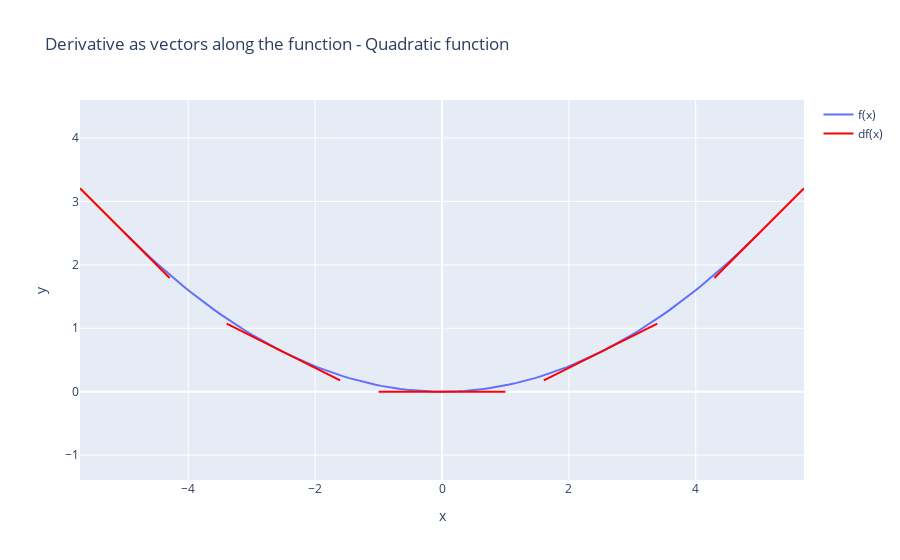

Notebook code for this chart:
### Code cell
np.random.seed(0)

def f(x):
    return (x ** 2) * 0.1

def df(x): # derivata di f
    return (2 * x) * 0.1


"""
    Plot the derivative of a function as vectors along the function.
    ### Parameters
    - `f` (function): function to plot
    - `df` (function): derivative of the function
    - `x` (array-like): range of x values to plot
    - `t` (str | None): title of the plot, optional
    - `n` (int): number of points to plot the derivative at
"""
plot_derivative(f, df, t = "Quadratic function")

### Figure 1 — Plotly figure (JSON) as saved in the notebook; plotly's stock layout.template omitted (floating-point values rounded to 4 significant figures)
{"data": [{"mode": "lines", "name": "f(x)", "type": "scatter", "x": [-5.0, -4.899, -4.798, -4.697, -4.596, -4.495, -4.394, -4.293, -4.192, -4.091, -3.99, -3.889, -3.788, -3.687, -3.586, -3.485, -3.384, -3.283, -3.182, -3.081, -2.98, -2.879, -2.778, -2.677, -2.576, -2.475, -2.374, -2.273, -2.172, -2.071, -1.97, -1.869, -1.768, -1.667, -1.566, -1.465, -1.364, -1.263, -1.162, -1.061, -0.9596, -0.8586, -0.7576, -0.6566, -0.5556, -0.4545, -0.3535, -0.2525, -0.1515, -0.05051, 0.05051, 0.1515, 0.2525, 0.3535, 0.4545, 0.5556, 0.6566, 0.7576, 0.8586, 0.9596, 1.061, 1.162, 1.263, 1.364, 1.465, 1.566, 1.667, 1.768, 1.869, 1.97, 2.071, 2.172, 2.273, 2.374, 2.475, 2.576, 2.677, 2.778, 2.879, 2.98, 3.081, 3.182, 3.283, 3.384, 3.485, 3.586, 3.687, 3.788, 3.889, 3.99, 4.091, 4.192, 4.293, 4.394, 4.495, 4.596, 4.697, 4.798, 4.899, 5.0], "y": [2.5, 2.4, 2.302, 2.206, 2.112, 2.02, 1.931, 1.843, 1.757, 1.674, 1.592, 1.512, 1.435, 1.359, 1.286, 1.214, 1.145, 1.078, 1.012, 0.9491, 0.8879, 0.8287, 0.7716, 0.7165, 0.6635, 0.6124, 0.5635, 0.5165, 0.4716, 0.4288, 0.388, 0.3492, 0.3125, 0.2778, 0.2451, 0.2145, 0.186, 0.1594, 0.1349, 0.1125, 0.09208, 0.07372, 0.05739, 0.04311, 0.03086, 0.02066, 0.0125, 0.006377, 0.002296, 0.0002551, 0.0002551, 0.002296, 0.006377, 0.0125, 0.02066, 0.03086, 0.04311, 0.05739, 0.07372, 0.09208, 0.1125, 0.1349, 0.1594, 0.186, 0.2145, 0.2451, 0.2778, 0.3125, 0.3492, 0.388, 0.4288, 0.4716, 0.5165, 0.5635, 0.6124, 0.6635, 0.7165, 0.7716, 0.8287, 0.8879, 0.9491, 1.012, 1.078, 1.145, 1.214, 1.286, 1.359, 1.435, 1.512, 1.592, 1.674, 1.757, 1.843, 1.931, 2.02, 2.112, 2.206, 2.302, 2.4, 2.5]}, {"line": {"width": 2}, "marker": {"color": "red", "size": 15}, "mode": "lines", "name": "df(x)", "showlegend": true, "type": "scatter", "x": [-5.707, -4.293], "y": [3.207, 1.793]}, {"line": {"width": 2}, "marker": {"color": "red", "size": 15}, "mode": "lines", "name": "df(x)", "showlegend": false, "type": "scatter", "x": [-3.394, -1.606], "y": [1.072, 0.1778]}, {"line": {"width": 2}, "marker": {"color": "red", "size": 15}, "mode": "lines", "name": "df(x)", "showlegend": false, "type": "scatter", "x": [-1.0, 1.0], "y": [0.0, 0.0]}, {"line": {"width": 2}, "marker": {"color": "red", "size": 15}, "mode": "lines", "name": "df(x)", "showlegend": false, "type": "scatter", "x": [1.606, 3.394], "y": [0.1778, 1.072]}, {"line": {"width": 2}, "marker": {"color": "red", "size": 15}, "mode": "lines", "name": "df(x)", "showlegend": false, "type": "scatter", "x": [4.293, 5.707], "y": [1.793, 3.207]}], "layout": {"title": {"text": "Derivative as vectors along the function - Quadratic function"}, "xaxis": {"title": {"text": "x"}}, "yaxis": {"scaleanchor": "x", "scaleratio": 1, "title": {"text": "y"}}}}
